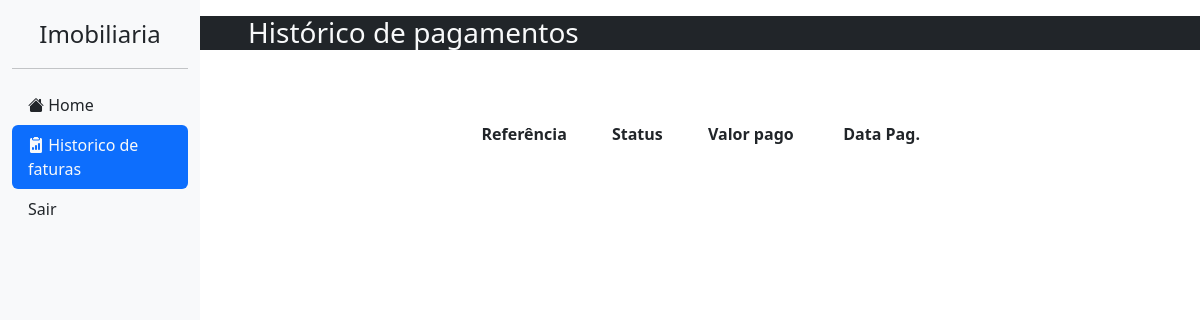
The app's page /imobiliaria/historico-usuario (signed in), older data.
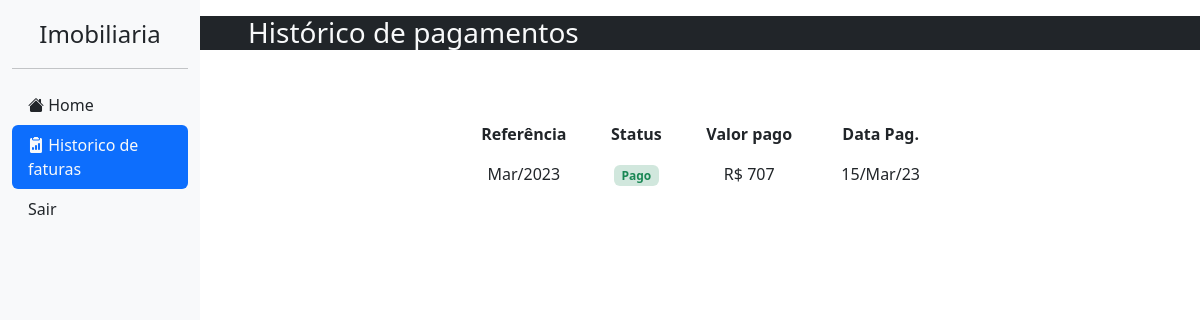
The same page, newer data.
### usuario/models.py (models this page shows, shortened)
class Perfil(models.Model):
    cpf = models.CharField(max_length=14, null=True)
    nome_completo = models.CharField(max_length=50, null=True, verbose_name="Nome completo")
    data_nascimento = models.DateField(max_length=10, null=True, blank=True, verbose_name="Data de nascimento")
    telefone = models.CharField(max_length=16, null=True, verbose_name="Telefone para contato")
    data_entrada_imovel = models.DateField(auto_now_add=True, editable=True, verbose_name="Data de entrada no imovel")
    usuario = models.OneToOneField(User, blank=True, on_delete=models.CASCADE)
    imovel = models.OneToOneField(Imovel, null=True, blank=True, on_delete=models.SET_NULL)

### pagamento/models.py (models this page shows, shortened)
class Pagamento(models.Model):
    perfil = models.ForeignKey(Perfil, null=True, on_delete=models.CASCADE, verbose_name="Usuario pagador")
    status = models.CharField(choices=STATUS_CHOICES, default="A", max_length=20,  verbose_name="Status do pagamento")
    valor_pago = models.IntegerField(null = True, verbose_name="Valor pago", validators=[MaxValueValidator(999999), MinValueValidator(0)])
    data = models.DateTimeField(null=True, blank=True, verbose_name="Data do pagamento")

### imobiliaria/views.py (the view, shortened to what this page needs)
# urls.py: path('historico-usuario', historicoUsuario, name="historico-usuario"),
@login_required
def historicoUsuario(request):
    context = {}
    perfil = Perfil.objects.get(usuario=request.user)
    pagamentos = Pagamento.objects.filter(perfil=perfil)
    if perfil.imovel:
        dataEntradaImovel = perfil.data_entrada_imovel
        hoje = date(datetime.now().year, datetime.now().month, datetime.now().day)
        mesesPassados = relativedelta(hoje, dataEntradaImovel).months
        pagamentosArray = []
        for _ in range(mesesPassados+1):
            pago = False
            for p in pagamentos:
                if p.data.month == dataEntradaImovel.month and p.data.year == dataEntradaImovel.year:
                    pagamentosArray.insert(0,
                        {'mes_referencia': dataEntradaImovel,
                        'status': p.status,
                        'vencimento': p.perfil.imovel.vencimento,
                        'mensalidade': p.perfil.imovel.mensalidade,
                        'valor_pago': p.valor_pago,
                        'data_pagamento': p.data})
                    pago = True
                    continue
            dataEntradaImovel += relativedelta(months=1)
        context['pagamentos'] = pagamentosArray
    return render(request, 'views/usuario/historico-usuario.html', context)

### imobiliaria/templates/views/usuario/historico-usuario.html (shortened to what this page needs)
{% extends 'base.html' %}
{% block content %}
<div class="row d-sm-none d-lg-block bg-dark text-light mb-3">
    <h3 class="ps-5">Histórico de pagamentos</h3>
</div>
<div class="col-sm-12 col-lg-6 offset-lg-3">
    <div class="table-responsive">
        <table class="table table-borderless text-center mt-5">
            <thead>
                <tr>
                    <th scope="col">Referência</th>
                    <th scope="col">Status</th>
                    <th scope="col">Valor pago</th>
                    <th scope="col">Data Pag.</th>
                </tr>
            </thead>
            <tbody>
                {% for pagamento in pagamentos %}
                <tr>
                    <td>{{pagamento.mes_referencia|date:"M/Y"}}</td>
                    <td>
                        {% if pagamento.status == "P" %}
                        <span class="badge bg-success-subtle text-success">Pago</span>
                        {% elif pagamento.status == "A" %}
                        <span class="badge bg-warning-subtle text-dark">Em análise</span>
                        {% else %}
                        <span class="badge bg-danger-subtle text-danger">Aguardando</span>
                        {% endif %}
                    </td>
                    <td>R$ {{pagamento.valor_pago}}</td>
                    <td>{{pagamento.data_pagamento|date:"d/M/y"}}</td>
                </tr>
                {% endfor %}
            </tbody>
        </table>
    </div>
</div>
{% endblock %}

Row changes from the older to the newer data that the page shows:
now on this page (row edited): Perfil: mes_referencia "Mar/2023"
now on this page (row edited): Pagamento: data_pagamento "15/Mar/23"
Text that changed along with them:
new list line: "Pago R$ 707"
